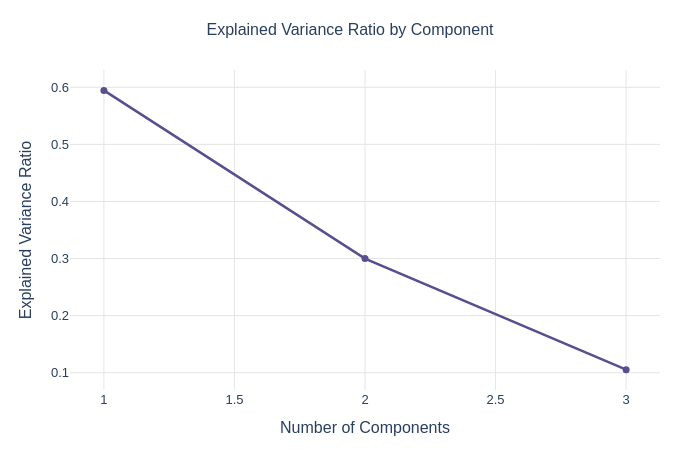
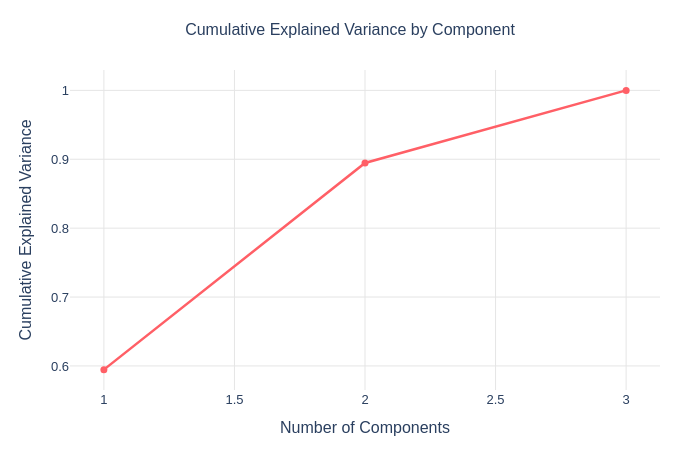

The notebook cell these images were saved under, in order:
### Markdown cell above
### Explained Variance Ratio
The explained variance ratio in PCA indicates the proportion of the total variance in the dataset that is captured by each principal component (PC). This metric is essential for determining the optimal number of components to retain during dimensionality reduction. Each principal component captures a fraction of the total variance, with the first principal component (PC-1) explaining the largest share, followed by the second component (PC-2), and so forth. By analyzing the distribution of variance across the components, it becomes possible to identify which components contribute the most meaningful information to the dataset.  The cumulative variance** is calculated by summing the explained variance ratios of successive components. This cumulative measure helps determine how many components are necessary to retain a significant portion of the total variance, such as 90% or 95%. Retaining fewer components simplifies the data representation, making it more computationally efficient, while still preserving most of the underlying structure and variability of the original dataset.

### Code cell
# Apply PCA
pca = PCA()
X_pca = pca.fit_transform(X)

# Print variance explained and cumulative variance by each principal component
print("Variance explained by each principal component:")
print(pca.explained_variance_ratio_[:10])

print("\nCumulative variance explained by each principal component:")
print(np.cumsum(pca.explained_variance_ratio_)[:10])

# Plot the variance explained
plot_variance_explained(pca)

### Figure 1 — Plotly figure (JSON) as saved in the notebook; plotly's stock layout.template omitted (floating-point values rounded to 4 significant figures)
{"data": [{"line": {"color": "#594e90", "width": 2.5}, "marker": {"size": 7}, "mode": "lines+markers", "name": "Explained Variance", "type": "scatter", "x": [1, 2, 3], "y": [0.5947, 0.3, 0.1054]}], "layout": {"font": {"family": "Arial", "size": 13}, "height": 450, "margin": {"b": 60, "l": 70, "r": 40, "t": 70}, "paper_bgcolor": "white", "plot_bgcolor": "white", "title": {"font": {"size": 16}, "text": "Explained Variance Ratio by Component", "x": 0.5}, "width": 700, "xaxis": {"gridcolor": "#e5e5e5", "title": {"text": "Number of Components"}}, "yaxis": {"gridcolor": "#e5e5e5", "title": {"text": "Explained Variance Ratio"}}}}

### Figure 2 — Plotly figure (JSON) as saved in the notebook; plotly's stock layout.template omitted (floating-point values rounded to 4 significant figures)
{"data": [{"line": {"color": "#ff5f66", "width": 2.5}, "marker": {"size": 7}, "mode": "lines+markers", "name": "Cumulative Variance", "type": "scatter", "x": [1, 2, 3], "y": [0.5947, 0.8946, 1.0]}], "layout": {"font": {"family": "Arial", "size": 13}, "height": 450, "margin": {"b": 60, "l": 70, "r": 40, "t": 70}, "paper_bgcolor": "white", "plot_bgcolor": "white", "title": {"font": {"size": 16}, "text": "Cumulative Explained Variance by Component", "x": 0.5}, "width": 700, "xaxis": {"gridcolor": "#e5e5e5", "title": {"text": "Number of Components"}}, "yaxis": {"gridcolor": "#e5e5e5", "title": {"text": "Cumulative Explained Variance"}}}}
